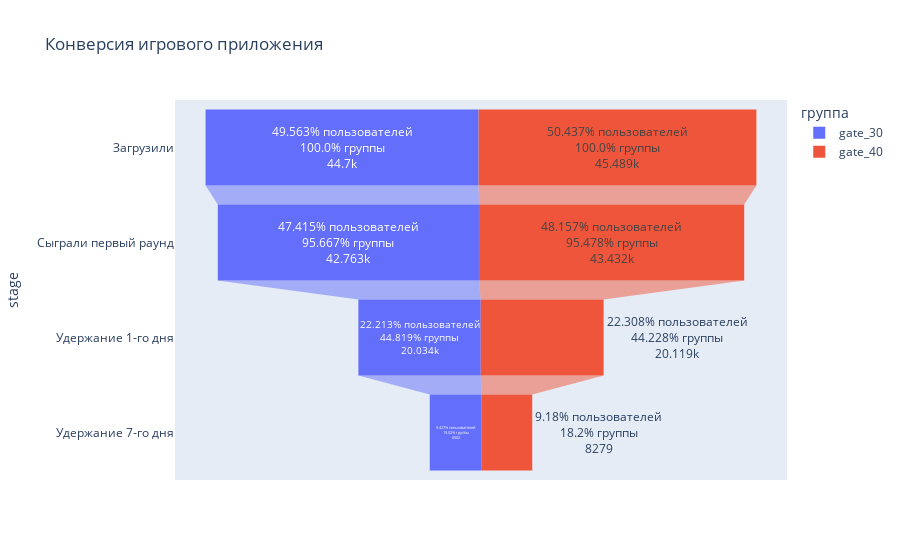

Notebook code cell kept with this figure:
### Markdown cell above
На графике выше мы видим, что около 4000 пользователей, установивших игру, не сыграли ни одного раунда. Многие игроки сыграли лишь пару раундов, а некоторые настолько увлеклись, что прошли более 80 раундов.

Разработчики игр заинтересованы в том, чтобы пользователь был вовлечен в игру и возвращался в неё снова и снова. Общей метрикой вовлеченности пользователей, используемой в игровой индустрии, является показатель удержания (retention).

Чтобы детальнее посмотреть на этот показатель в двух группах, построим воронку действий пользователей после загрузки приложения.

### Code cell
amount_of_users = df.userid.nunique()

gate_30_data = df[df["version"]=="gate_30"]
gate_40_data = df[df["version"]=="gate_40"]
stages = ["Загрузили", "Сыграли первый раунд", "Удержание 1-го дня", "Удержание 7-го дня"]

values_30 = [gate_30_data.userid.nunique(), gate_30_data[gate_30_data["sum_gamerounds"]>0].userid.nunique(), 
             gate_30_data.retention_1.sum(), gate_30_data.retention_7.sum()] 

percentage_30 = [str(round(values_30[i]/amount_of_users*100, 3)) + "% пользователей" + "<br>"
                 + str(round(values_30[i]/gate_30_data.userid.nunique()*100, 3)) + "% группы" for i in range(len(values_30))]

values_30 = pd.DataFrame(dict(number=values_30, stage=stages, percentage=percentage_30))
values_30["группа"] = "gate_30"

values_40 = [gate_40_data.userid.nunique(), gate_40_data[gate_40_data["sum_gamerounds"]>0].userid.nunique(), 
             gate_40_data.retention_1.sum(), gate_40_data.retention_7.sum()] 

percentage_40 = [str(round(values_40[i]/amount_of_users*100, 3)) + "% пользователей" + "<br>"
                 + str(round(values_40[i]/gate_40_data.userid.nunique()*100, 3)) + "% группы" for i in range(len(values_40))]

values_40 = pd.DataFrame(dict(number=values_40, stage=stages, percentage=percentage_40))
values_40["группа"] = "gate_40"

funnel_data = pd.concat([values_30, values_40], axis=0)

fig = px.funnel(funnel_data, x='number', y='stage', color='группа', text="percentage", title="Конверсия игрового приложения")
fig.show()

### Figure 1 — Plotly figure (JSON) as saved in the notebook; plotly's stock layout.template omitted (floating-point values rounded to 4 significant figures)
{"data": [{"hovertemplate": "группа=gate_30<br>number=%{x}<br>stage=%{y}<br>percentage=%{text}<extra></extra>", "legendgroup": "gate_30", "marker": {"color": "#636efa"}, "name": "gate_30", "orientation": "h", "showlegend": true, "text": ["49.563% пользователей<br>100.0% группы", "47.415% пользователей<br>95.667% группы", "22.213% пользователей<br>44.819% группы", "9.427% пользователей<br>19.02% группы"], "type": "funnel", "x": [44700, 42763, 20034, 8502], "xaxis": "x", "y": ["Загрузили", "Сыграли первый раунд", "Удержание 1-го дня", "Удержание 7-го дня"], "yaxis": "y"}, {"hovertemplate": "группа=gate_40<br>number=%{x}<br>stage=%{y}<br>percentage=%{text}<extra></extra>", "legendgroup": "gate_40", "marker": {"color": "#EF553B"}, "name": "gate_40", "orientation": "h", "showlegend": true, "text": ["50.437% пользователей<br>100.0% группы", "48.157% пользователей<br>95.478% группы", "22.308% пользователей<br>44.228% группы", "9.18% пользователей<br>18.2% группы"], "type": "funnel", "x": [45489, 43432, 20119, 8279], "xaxis": "x", "y": ["Загрузили", "Сыграли первый раунд", "Удержание 1-го дня", "Удержание 7-го дня"], "yaxis": "y"}], "layout": {"legend": {"title": {"text": "группа"}, "tracegroupgap": 0}, "title": {"text": "Конверсия игрового приложения"}, "xaxis": {"anchor": "y", "domain": [0, 1], "title": {"text": "number"}}, "yaxis": {"anchor": "x", "domain": [0, 1], "title": {"text": "stage"}}}}
